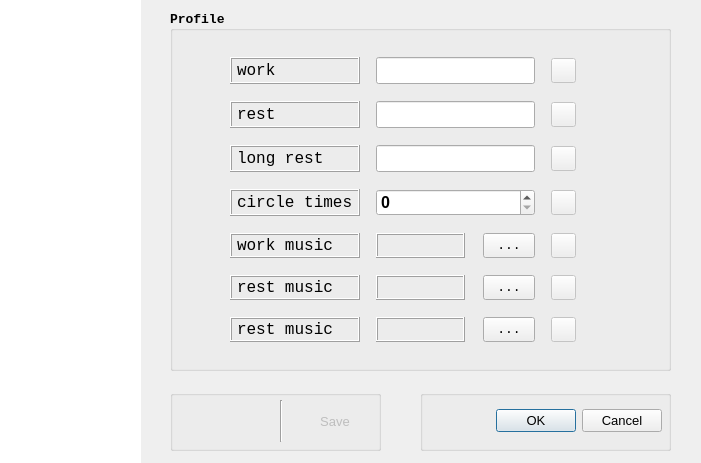
<?xml version="1.0" encoding="UTF-8"?>
<ui version="4.0">
 <class>settings_Dialog</class>
 <widget class="QDialog" name="settings_Dialog">
  <property name="geometry">
   <rect>
    <x>0</x>
    <y>0</y>
    <width>701</width>
    <height>463</height>
   </rect>
  </property>
  <property name="font">
   <font>
    <weight>50</weight>
    <bold>false</bold>
   </font>
  </property>
  <property name="windowTitle">
   <string>Dialog</string>
  </property>
  <property name="styleSheet">
   <string notr="true"/>
  </property>
  <widget class="QListWidget" name="container">
   <property name="geometry">
    <rect>
     <x>0</x>
     <y>0</y>
     <width>141</width>
     <height>463</height>
    </rect>
   </property>
   <property name="focusPolicy">
    <enum>Qt::NoFocus</enum>
   </property>
   <property name="styleSheet">
    <string notr="true"/>
   </property>
   <property name="frameShape">
    <enum>QFrame::NoFrame</enum>
   </property>
   <property name="frameShadow">
    <enum>QFrame::Plain</enum>
   </property>
  </widget>
  <widget class="QGroupBox" name="groupBox_pr">
   <property name="geometry">
    <rect>
     <x>170</x>
     <y>10</y>
     <width>501</width>
     <height>361</height>
    </rect>
   </property>
   <property name="font">
    <font>
     <family>Consolas</family>
     <pointsize>10</pointsize>
     <weight>75</weight>
     <bold>true</bold>
    </font>
   </property>
   <property name="styleSheet">
    <string notr="true"/>
   </property>
   <property name="title">
    <string>Profile</string>
   </property>
   <property name="alignment">
    <set>Qt::AlignLeading|Qt::AlignLeft|Qt::AlignVCenter</set>
   </property>
   <property name="flat">
    <bool>false</bool>
   </property>
   <widget class="QWidget" name="gridLayoutWidget">
    <property name="geometry">
     <rect>
      <x>60</x>
      <y>40</y>
      <width>461</width>
      <height>301</height>
     </rect>
    </property>
    <layout class="QGridLayout" name="gridLayout">
     <property name="leftMargin">
      <number>0</number>
     </property>
     <property name="topMargin">
      <number>0</number>
     </property>
     <property name="horizontalSpacing">
      <number>16</number>
     </property>
     <property name="verticalSpacing">
      <number>10</number>
     </property>
     <item row="0" column="3">
      <spacer name="horizontalSpacer_2">
       <property name="orientation">
        <enum>Qt::Horizontal</enum>
       </property>
       <property name="sizeHint" stdset="0">
        <size>
         <width>100</width>
         <height>20</height>
        </size>
       </property>
      </spacer>
     </item>
     <item row="2" column="0">
      <widget class="QLabel" name="label_3">
       <property name="font">
        <font>
         <family>Consolas</family>
         <pointsize>12</pointsize>
         <weight>50</weight>
         <bold>false</bold>
        </font>
       </property>
       <property name="frameShape">
        <enum>QFrame::Box</enum>
       </property>
       <property name="frameShadow">
        <enum>QFrame::Raised</enum>
       </property>
       <property name="text">
        <string>long rest</string>
       </property>
      </widget>
     </item>
     <item row="4" column="0">
      <widget class="QLabel" name="label_5">
       <property name="font">
        <font>
         <family>Consolas</family>
         <pointsize>12</pointsize>
         <weight>50</weight>
         <bold>false</bold>
        </font>
       </property>
       <property name="frameShape">
        <enum>QFrame::Box</enum>
       </property>
       <property name="frameShadow">
        <enum>QFrame::Raised</enum>
       </property>
       <property name="text">
        <string>work music</string>
       </property>
      </widget>
     </item>
     <item row="1" column="0">
      <widget class="QLabel" name="label_2">
       <property name="font">
        <font>
         <family>Consolas</family>
         <pointsize>12</pointsize>
         <weight>50</weight>
         <bold>false</bold>
        </font>
       </property>
       <property name="frameShape">
        <enum>QFrame::Box</enum>
       </property>
       <property name="frameShadow">
        <enum>QFrame::Raised</enum>
       </property>
       <property name="text">
        <string>rest</string>
       </property>
      </widget>
     </item>
     <item row="4" column="2">
      <widget class="QPushButton" name="w_musicReturn">
       <property name="enabled">
        <bool>false</bool>
       </property>
       <property name="minimumSize">
        <size>
         <width>25</width>
         <height>25</height>
        </size>
       </property>
       <property name="maximumSize">
        <size>
         <width>25</width>
         <height>25</height>
        </size>
       </property>
       <property name="focusPolicy">
        <enum>Qt::NoFocus</enum>
       </property>
       <property name="text">
        <string/>
       </property>
       <property name="icon">
        <iconset>
         <normaloff>../../resources/base/image/profile_panel/arrow-return.png</normaloff>../../resources/base/image/profile_panel/arrow-return.png</iconset>
       </property>
      </widget>
     </item>
     <item row="4" column="1">
      <layout class="QHBoxLayout" name="horizontalLayout">
       <item>
        <widget class="QLabel" name="workShow">
         <property name="sizePolicy">
          <sizepolicy hsizetype="Ignored" vsizetype="Ignored">
           <horstretch>0</horstretch>
           <verstretch>0</verstretch>
          </sizepolicy>
         </property>
         <property name="baseSize">
          <size>
           <width>56</width>
           <height>30</height>
          </size>
         </property>
         <property name="font">
          <font>
           <family>Arial</family>
           <pointsize>10</pointsize>
           <weight>50</weight>
           <bold>false</bold>
          </font>
         </property>
         <property name="frameShape">
          <enum>QFrame::Box</enum>
         </property>
         <property name="frameShadow">
          <enum>QFrame::Raised</enum>
         </property>
         <property name="text">
          <string/>
         </property>
         <property name="alignment">
          <set>Qt::AlignLeading|Qt::AlignLeft|Qt::AlignVCenter</set>
         </property>
        </widget>
       </item>
       <item>
        <spacer name="horizontalSpacer_3">
         <property name="orientation">
          <enum>Qt::Horizontal</enum>
         </property>
         <property name="sizeType">
          <enum>QSizePolicy::Fixed</enum>
         </property>
         <property name="sizeHint" stdset="0">
          <size>
           <width>18</width>
           <height>20</height>
          </size>
         </property>
        </spacer>
       </item>
       <item>
        <widget class="QToolButton" name="workMusicTB">
         <property name="sizePolicy">
          <sizepolicy hsizetype="Maximum" vsizetype="Maximum">
           <horstretch>0</horstretch>
           <verstretch>0</verstretch>
          </sizepolicy>
         </property>
         <property name="minimumSize">
          <size>
           <width>52</width>
           <height>25</height>
          </size>
         </property>
         <property name="font">
          <font>
           <family>Consolas</family>
           <pointsize>10</pointsize>
           <weight>50</weight>
           <bold>false</bold>
          </font>
         </property>
         <property name="text">
          <string>...</string>
         </property>
        </widget>
       </item>
      </layout>
     </item>
     <item row="2" column="2">
      <widget class="QPushButton" name="longReturn">
       <property name="enabled">
        <bool>false</bool>
       </property>
       <property name="minimumSize">
        <size>
         <width>25</width>
         <height>25</height>
        </size>
       </property>
       <property name="maximumSize">
        <size>
         <width>25</width>
         <height>25</height>
        </size>
       </property>
       <property name="focusPolicy">
        <enum>Qt::NoFocus</enum>
       </property>
       <property name="text">
        <string/>
       </property>
       <property name="icon">
        <iconset>
         <normaloff>../../resources/base/image/profile_panel/arrow-return.png</normaloff>../../resources/base/image/profile_panel/arrow-return.png</iconset>
       </property>
      </widget>
     </item>
     <item row="0" column="1">
      <widget class="QLineEdit" name="workEdit">
       <property name="sizePolicy">
        <sizepolicy hsizetype="Maximum" vsizetype="Fixed">
         <horstretch>0</horstretch>
         <verstretch>0</verstretch>
        </sizepolicy>
       </property>
       <property name="minimumSize">
        <size>
         <width>150</width>
         <height>27</height>
        </size>
       </property>
       <property name="maximumSize">
        <size>
         <width>168</width>
         <height>27</height>
        </size>
       </property>
       <property name="font">
        <font>
         <family>Arial</family>
         <pointsize>12</pointsize>
         <weight>75</weight>
         <bold>true</bold>
        </font>
       </property>
       <property name="text">
        <string/>
       </property>
       <property name="maxLength">
        <number>9</number>
       </property>
       <property name="dragEnabled">
        <bool>true</bool>
       </property>
       <property name="readOnly">
        <bool>false</bool>
       </property>
      </widget>
     </item>
     <item row="3" column="0">
      <widget class="QLabel" name="label_4">
       <property name="font">
        <font>
         <family>Consolas</family>
         <pointsize>12</pointsize>
         <weight>50</weight>
         <bold>false</bold>
        </font>
       </property>
       <property name="frameShape">
        <enum>QFrame::Box</enum>
       </property>
       <property name="frameShadow">
        <enum>QFrame::Raised</enum>
       </property>
       <property name="text">
        <string>circle times</string>
       </property>
      </widget>
     </item>
     <item row="1" column="2">
      <widget class="QPushButton" name="restReturn">
       <property name="enabled">
        <bool>false</bool>
       </property>
       <property name="sizePolicy">
        <sizepolicy hsizetype="Minimum" vsizetype="Minimum">
         <horstretch>0</horstretch>
         <verstretch>0</verstretch>
        </sizepolicy>
       </property>
       <property name="minimumSize">
        <size>
         <width>25</width>
         <height>25</height>
        </size>
       </property>
       <property name="maximumSize">
        <size>
         <width>25</width>
         <height>25</height>
        </size>
       </property>
       <property name="focusPolicy">
        <enum>Qt::NoFocus</enum>
       </property>
       <property name="text">
        <string/>
       </property>
       <property name="icon">
        <iconset>
         <normaloff>../../resources/base/image/profile_panel/arrow-return.png</normaloff>../../resources/base/image/profile_panel/arrow-return.png</iconset>
       </property>
      </widget>
     </item>
     <item row="0" column="0">
      <widget class="QLabel" name="label">
       <property name="font">
        <font>
         <family>Consolas</family>
         <pointsize>12</pointsize>
         <weight>50</weight>
         <bold>false</bold>
        </font>
       </property>
       <property name="frameShape">
        <enum>QFrame::Box</enum>
       </property>
       <property name="frameShadow">
        <enum>QFrame::Raised</enum>
       </property>
       <property name="text">
        <string>work</string>
       </property>
      </widget>
     </item>
     <item row="1" column="1">
      <widget class="QLineEdit" name="restEdit">
       <property name="sizePolicy">
        <sizepolicy hsizetype="Maximum" vsizetype="Fixed">
         <horstretch>0</horstretch>
         <verstretch>0</verstretch>
        </sizepolicy>
       </property>
       <property name="minimumSize">
        <size>
         <width>150</width>
         <height>27</height>
        </size>
       </property>
       <property name="maximumSize">
        <size>
         <width>168</width>
         <height>27</height>
        </size>
       </property>
       <property name="font">
        <font>
         <family>Arial</family>
         <pointsize>12</pointsize>
         <weight>75</weight>
         <bold>true</bold>
        </font>
       </property>
       <property name="maxLength">
        <number>9</number>
       </property>
       <property name="dragEnabled">
        <bool>true</bool>
       </property>
      </widget>
     </item>
     <item row="3" column="2">
      <widget class="QPushButton" name="circleReturn">
       <property name="enabled">
        <bool>false</bool>
       </property>
       <property name="minimumSize">
        <size>
         <width>25</width>
         <height>25</height>
        </size>
       </property>
       <property name="maximumSize">
        <size>
         <width>25</width>
         <height>25</height>
        </size>
       </property>
       <property name="focusPolicy">
        <enum>Qt::NoFocus</enum>
       </property>
       <property name="text">
        <string/>
       </property>
       <property name="icon">
        <iconset>
         <normaloff>../../resources/base/image/profile_panel/arrow-return.png</normaloff>../../resources/base/image/profile_panel/arrow-return.png</iconset>
       </property>
      </widget>
     </item>
     <item row="3" column="1">
      <widget class="QSpinBox" name="circleEdit">
       <property name="minimumSize">
        <size>
         <width>150</width>
         <height>27</height>
        </size>
       </property>
       <property name="maximumSize">
        <size>
         <width>168</width>
         <height>27</height>
        </size>
       </property>
       <property name="font">
        <font>
         <family>Arial</family>
         <pointsize>12</pointsize>
         <weight>75</weight>
         <bold>true</bold>
        </font>
       </property>
       <property name="maximum">
        <number>9</number>
       </property>
      </widget>
     </item>
     <item row="5" column="0">
      <widget class="QLabel" name="label_6">
       <property name="font">
        <font>
         <family>Consolas</family>
         <pointsize>12</pointsize>
         <weight>50</weight>
         <bold>false</bold>
        </font>
       </property>
       <property name="frameShape">
        <enum>QFrame::Box</enum>
       </property>
       <property name="frameShadow">
        <enum>QFrame::Raised</enum>
       </property>
       <property name="text">
        <string>rest music</string>
       </property>
      </widget>
     </item>
     <item row="5" column="1">
      <layout class="QHBoxLayout" name="horizontalLayout_2">
       <item>
        <widget class="QLabel" name="restShow">
         <property name="sizePolicy">
          <sizepolicy hsizetype="Ignored" vsizetype="Ignored">
           <horstretch>0</horstretch>
           <verstretch>0</verstretch>
          </sizepolicy>
         </property>
         <property name="font">
          <font>
           <family>Arial</family>
           <pointsize>10</pointsize>
           <weight>50</weight>
           <bold>false</bold>
          </font>
         </property>
         <property name="frameShape">
          <enum>QFrame::Box</enum>
         </property>
         <property name="frameShadow">
          <enum>QFrame::Raised</enum>
         </property>
         <property name="text">
          <string/>
         </property>
         <property name="alignment">
          <set>Qt::AlignLeading|Qt::AlignLeft|Qt::AlignVCenter</set>
         </property>
        </widget>
       </item>
       <item>
        <spacer name="horizontalSpacer_4">
         <property name="orientation">
          <enum>Qt::Horizontal</enum>
         </property>
         <property name="sizeType">
          <enum>QSizePolicy::Fixed</enum>
         </property>
         <property name="sizeHint" stdset="0">
          <size>
           <width>18</width>
           <height>20</height>
          </size>
         </property>
        </spacer>
       </item>
       <item>
        <widget class="QToolButton" name="restMusicTB">
         <property name="sizePolicy">
          <sizepolicy hsizetype="Maximum" vsizetype="Maximum">
           <horstretch>0</horstretch>
           <verstretch>0</verstretch>
          </sizepolicy>
         </property>
         <property name="minimumSize">
          <size>
           <width>52</width>
           <height>25</height>
          </size>
         </property>
         <property name="font">
          <font>
           <family>Consolas</family>
           <pointsize>10</pointsize>
           <weight>50</weight>
           <bold>false</bold>
          </font>
         </property>
         <property name="text">
          <string>...</string>
         </property>
        </widget>
       </item>
      </layout>
     </item>
     <item row="5" column="2">
      <widget class="QPushButton" name="r_musicReturn">
       <property name="enabled">
        <bool>false</bool>
       </property>
       <property name="minimumSize">
        <size>
         <width>25</width>
         <height>25</height>
        </size>
       </property>
       <property name="maximumSize">
        <size>
         <width>25</width>
         <height>25</height>
        </size>
       </property>
       <property name="focusPolicy">
        <enum>Qt::NoFocus</enum>
       </property>
       <property name="text">
        <string/>
       </property>
       <property name="icon">
        <iconset>
         <normaloff>../../resources/base/image/profile_panel/arrow-return.png</normaloff>../../resources/base/image/profile_panel/arrow-return.png</iconset>
       </property>
      </widget>
     </item>
     <item row="2" column="1">
      <widget class="QLineEdit" name="longEdit">
       <property name="minimumSize">
        <size>
         <width>150</width>
         <height>27</height>
        </size>
       </property>
       <property name="maximumSize">
        <size>
         <width>168</width>
         <height>27</height>
        </size>
       </property>
       <property name="font">
        <font>
         <family>Arial</family>
         <pointsize>12</pointsize>
         <weight>75</weight>
         <bold>true</bold>
        </font>
       </property>
       <property name="maxLength">
        <number>9</number>
       </property>
       <property name="dragEnabled">
        <bool>true</bool>
       </property>
      </widget>
     </item>
     <item row="0" column="2">
      <widget class="QPushButton" name="workReturn">
       <property name="enabled">
        <bool>false</bool>
       </property>
       <property name="minimumSize">
        <size>
         <width>25</width>
         <height>25</height>
        </size>
       </property>
       <property name="maximumSize">
        <size>
         <width>25</width>
         <height>25</height>
        </size>
       </property>
       <property name="focusPolicy">
        <enum>Qt::NoFocus</enum>
       </property>
       <property name="text">
        <string/>
       </property>
       <property name="icon">
        <iconset>
         <normaloff>../../resources/base/image/profile_panel/arrow-return.png</normaloff>../../resources/base/image/profile_panel/arrow-return.png</iconset>
       </property>
      </widget>
     </item>
     <item row="6" column="0">
      <widget class="QLabel" name="label_7">
       <property name="font">
        <font>
         <family>Consolas</family>
         <pointsize>12</pointsize>
         <weight>50</weight>
         <bold>false</bold>
        </font>
       </property>
       <property name="frameShape">
        <enum>QFrame::Box</enum>
       </property>
       <property name="frameShadow">
        <enum>QFrame::Raised</enum>
       </property>
       <property name="text">
        <string>rest music</string>
       </property>
      </widget>
     </item>
     <item row="6" column="1">
      <layout class="QHBoxLayout" name="horizontalLayout_4">
       <item>
        <widget class="QLabel" name="endShow">
         <property name="sizePolicy">
          <sizepolicy hsizetype="Ignored" vsizetype="Ignored">
           <horstretch>0</horstretch>
           <verstretch>0</verstretch>
          </sizepolicy>
         </property>
         <property name="font">
          <font>
           <family>Arial</family>
           <pointsize>10</pointsize>
           <weight>50</weight>
           <bold>false</bold>
          </font>
         </property>
         <property name="frameShape">
          <enum>QFrame::Box</enum>
         </property>
         <property name="frameShadow">
          <enum>QFrame::Raised</enum>
         </property>
         <property name="text">
          <string/>
         </property>
         <property name="alignment">
          <set>Qt::AlignLeading|Qt::AlignLeft|Qt::AlignVCenter</set>
         </property>
        </widget>
       </item>
       <item>
        <spacer name="horizontalSpacer_5">
         <property name="orientation">
          <enum>Qt::Horizontal</enum>
         </property>
         <property name="sizeType">
          <enum>QSizePolicy::Fixed</enum>
         </property>
         <property name="sizeHint" stdset="0">
          <size>
           <width>18</width>
           <height>20</height>
          </size>
         </property>
        </spacer>
       </item>
       <item>
        <widget class="QToolButton" name="endMusicTB">
         <property name="sizePolicy">
          <sizepolicy hsizetype="Maximum" vsizetype="Maximum">
           <horstretch>0</horstretch>
           <verstretch>0</verstretch>
          </sizepolicy>
         </property>
         <property name="minimumSize">
          <size>
           <width>52</width>
           <height>25</height>
          </size>
         </property>
         <property name="font">
          <font>
           <family>Consolas</family>
           <pointsize>10</pointsize>
           <weight>50</weight>
           <bold>false</bold>
          </font>
         </property>
         <property name="text">
          <string>...</string>
         </property>
        </widget>
       </item>
      </layout>
     </item>
     <item row="6" column="2">
      <widget class="QPushButton" name="e_musicReturn">
       <property name="enabled">
        <bool>false</bool>
       </property>
       <property name="minimumSize">
        <size>
         <width>25</width>
         <height>25</height>
        </size>
       </property>
       <property name="maximumSize">
        <size>
         <width>25</width>
         <height>25</height>
        </size>
       </property>
       <property name="focusPolicy">
        <enum>Qt::NoFocus</enum>
       </property>
       <property name="text">
        <string/>
       </property>
       <property name="icon">
        <iconset>
         <normaloff>../../resources/base/image/profile_panel/arrow-return.png</normaloff>../../resources/base/image/profile_panel/arrow-return.png</iconset>
       </property>
      </widget>
     </item>
     <item row="6" column="3">
      <spacer name="horizontalSpacer">
       <property name="orientation">
        <enum>Qt::Horizontal</enum>
       </property>
       <property name="sizeHint" stdset="0">
        <size>
         <width>40</width>
         <height>20</height>
        </size>
       </property>
      </spacer>
     </item>
    </layout>
   </widget>
  </widget>
  <widget class="QGroupBox" name="groupBox2">
   <property name="geometry">
    <rect>
     <x>170</x>
     <y>390</y>
     <width>211</width>
     <height>61</height>
    </rect>
   </property>
   <property name="styleSheet">
    <string notr="true"/>
   </property>
   <property name="title">
    <string/>
   </property>
   <property name="flat">
    <bool>false</bool>
   </property>
   <widget class="QWidget" name="horizontalLayoutWidget_3">
    <property name="geometry">
     <rect>
      <x>0</x>
      <y>10</y>
      <width>211</width>
      <height>42</height>
     </rect>
    </property>
    <layout class="QHBoxLayout" name="horizontalLayout_3">
     <item>
      <widget class="QPushButton" name="plusButton">
       <property name="sizePolicy">
        <sizepolicy hsizetype="Fixed" vsizetype="Fixed">
         <horstretch>0</horstretch>
         <verstretch>0</verstretch>
        </sizepolicy>
       </property>
       <property name="minimumSize">
        <size>
         <width>0</width>
         <height>34</height>
        </size>
       </property>
       <property name="maximumSize">
        <size>
         <width>40</width>
         <height>34</height>
        </size>
       </property>
       <property name="styleSheet">
        <string notr="true">QPushButton#plusButton {
	border: none;
}</string>
       </property>
       <property name="text">
        <string/>
       </property>
       <property name="icon">
        <iconset>
         <normaloff>../../resources/base/image/profile_panel/plus-circle.png</normaloff>../../resources/base/image/profile_panel/plus-circle.png</iconset>
       </property>
       <property name="iconSize">
        <size>
         <width>32</width>
         <height>32</height>
        </size>
       </property>
      </widget>
     </item>
     <item>
      <widget class="QPushButton" name="minusButton">
       <property name="sizePolicy">
        <sizepolicy hsizetype="Fixed" vsizetype="Fixed">
         <horstretch>0</horstretch>
         <verstretch>0</verstretch>
        </sizepolicy>
       </property>
       <property name="minimumSize">
        <size>
         <width>40</width>
         <height>34</height>
        </size>
       </property>
       <property name="maximumSize">
        <size>
         <width>40</width>
         <height>34</height>
        </size>
       </property>
       <property name="styleSheet">
        <string notr="true">QPushButton#minusButton {
	border: none;
}</string>
       </property>
       <property name="text">
        <string/>
       </property>
       <property name="icon">
        <iconset>
         <normaloff>../../resources/base/image/profile_panel/minus-circle.png</normaloff>../../resources/base/image/profile_panel/minus-circle.png</iconset>
       </property>
       <property name="iconSize">
        <size>
         <width>32</width>
         <height>32</height>
        </size>
       </property>
      </widget>
     </item>
     <item>
      <widget class="Line" name="line">
       <property name="frameShadow">
        <enum>QFrame::Sunken</enum>
       </property>
       <property name="lineWidth">
        <number>1</number>
       </property>
       <property name="orientation">
        <enum>Qt::Vertical</enum>
       </property>
      </widget>
     </item>
     <item>
      <widget class="QPushButton" name="saveButton">
       <property name="enabled">
        <bool>false</bool>
       </property>
       <property name="sizePolicy">
        <sizepolicy hsizetype="Fixed" vsizetype="Fixed">
         <horstretch>0</horstretch>
         <verstretch>0</verstretch>
        </sizepolicy>
       </property>
       <property name="minimumSize">
        <size>
         <width>0</width>
         <height>34</height>
        </size>
       </property>
       <property name="maximumSize">
        <size>
         <width>80</width>
         <height>34</height>
        </size>
       </property>
       <property name="font">
        <font>
         <family>Arial</family>
         <pointsize>10</pointsize>
         <weight>50</weight>
         <bold>false</bold>
        </font>
       </property>
       <property name="styleSheet">
        <string notr="true"/>
       </property>
       <property name="text">
        <string>Save</string>
       </property>
       <property name="icon">
        <iconset>
         <normaloff>../../resources/base/image/profile_panel/disk-return.png</normaloff>../../resources/base/image/profile_panel/disk-return.png</iconset>
       </property>
       <property name="iconSize">
        <size>
         <width>16</width>
         <height>16</height>
        </size>
       </property>
       <property name="checkable">
        <bool>false</bool>
       </property>
       <property name="checked">
        <bool>false</bool>
       </property>
       <property name="default">
        <bool>false</bool>
       </property>
       <property name="flat">
        <bool>true</bool>
       </property>
      </widget>
     </item>
    </layout>
   </widget>
  </widget>
  <widget class="QGroupBox" name="groupBox_2">
   <property name="geometry">
    <rect>
     <x>420</x>
     <y>390</y>
     <width>251</width>
     <height>61</height>
    </rect>
   </property>
   <property name="styleSheet">
    <string notr="true"/>
   </property>
   <property name="title">
    <string/>
   </property>
   <widget class="QWidget" name="verticalLayoutWidget">
    <property name="geometry">
     <rect>
      <x>10</x>
      <y>10</y>
      <width>232</width>
      <height>41</height>
     </rect>
    </property>
    <layout class="QVBoxLayout" name="verticalLayout">
     <item>
      <widget class="QDialogButtonBox" name="buttonBox">
       <property name="font">
        <font>
         <family>Arial</family>
         <pointsize>10</pointsize>
         <weight>50</weight>
         <bold>false</bold>
        </font>
       </property>
       <property name="standardButtons">
        <set>QDialogButtonBox::Cancel|QDialogButtonBox::Ok</set>
       </property>
       <property name="centerButtons">
        <bool>false</bool>
       </property>
      </widget>
     </item>
    </layout>
   </widget>
  </widget>
 </widget>
 <tabstops>
  <tabstop>workEdit</tabstop>
  <tabstop>restEdit</tabstop>
  <tabstop>circleEdit</tabstop>
  <tabstop>longEdit</tabstop>
  <tabstop>workMusicTB</tabstop>
  <tabstop>restMusicTB</tabstop>
  <tabstop>saveButton</tabstop>
  <tabstop>plusButton</tabstop>
  <tabstop>minusButton</tabstop>
  <tabstop>container</tabstop>
 </tabstops>
 <resources/>
 <connections>
  <connection>
   <sender>buttonBox</sender>
   <signal>rejected()</signal>
   <receiver>settings_Dialog</receiver>
   <slot>close()</slot>
   <hints>
    <hint type="sourcelabel">
     <x>624</x>
     <y>407</y>
    </hint>
    <hint type="destinationlabel">
     <x>683</x>
     <y>352</y>
    </hint>
   </hints>
  </connection>
 </connections>
</ui>
